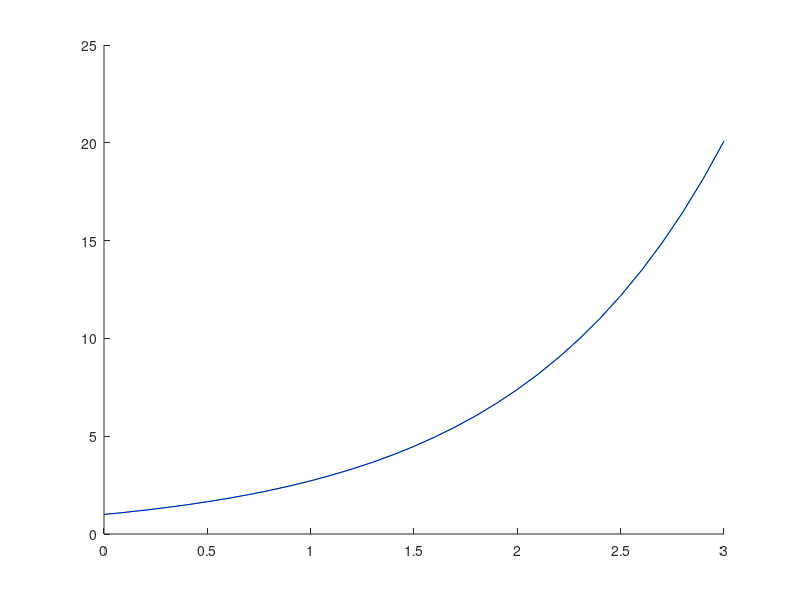

Here is the MATLAB script that generated this plot:
%% Método RK-4 unidimensional:
% Cuadratura Simpson + Euler exp, imp y combinación. Método explícito.

f = @(t,y) y;
y0 = 1;

sol_anal = @(t) exp(t);

t0 = 0;
tf = 3;

dt = 0.1;
n = round((tf-t0)/dt);  %asegurar que sea entero
dt = (tf-t0)/n; %recalcula dt 

tn = t0:dt:tf;
yn = 0*tn;
yn(1) = y0;

for i=1:n

    k1 = f(tn(i),yn(i));
    k2 = f(tn(i)+0.5*dt, yn(i)+0.5*k1*dt);
    k3 = f(tn(i)+0.5*dt, yn(i)+0.5*k2*dt);
    k4 = f(tn(i+1), yn(i)+k3*dt);

    yn(i+1) = yn(i) + 1/6*dt*(k1+2*k2+2*k3+k4);

end    

hold on
plot(tn,sol_anal(tn),'g')
plot(tn, yn, 'b')
hold off